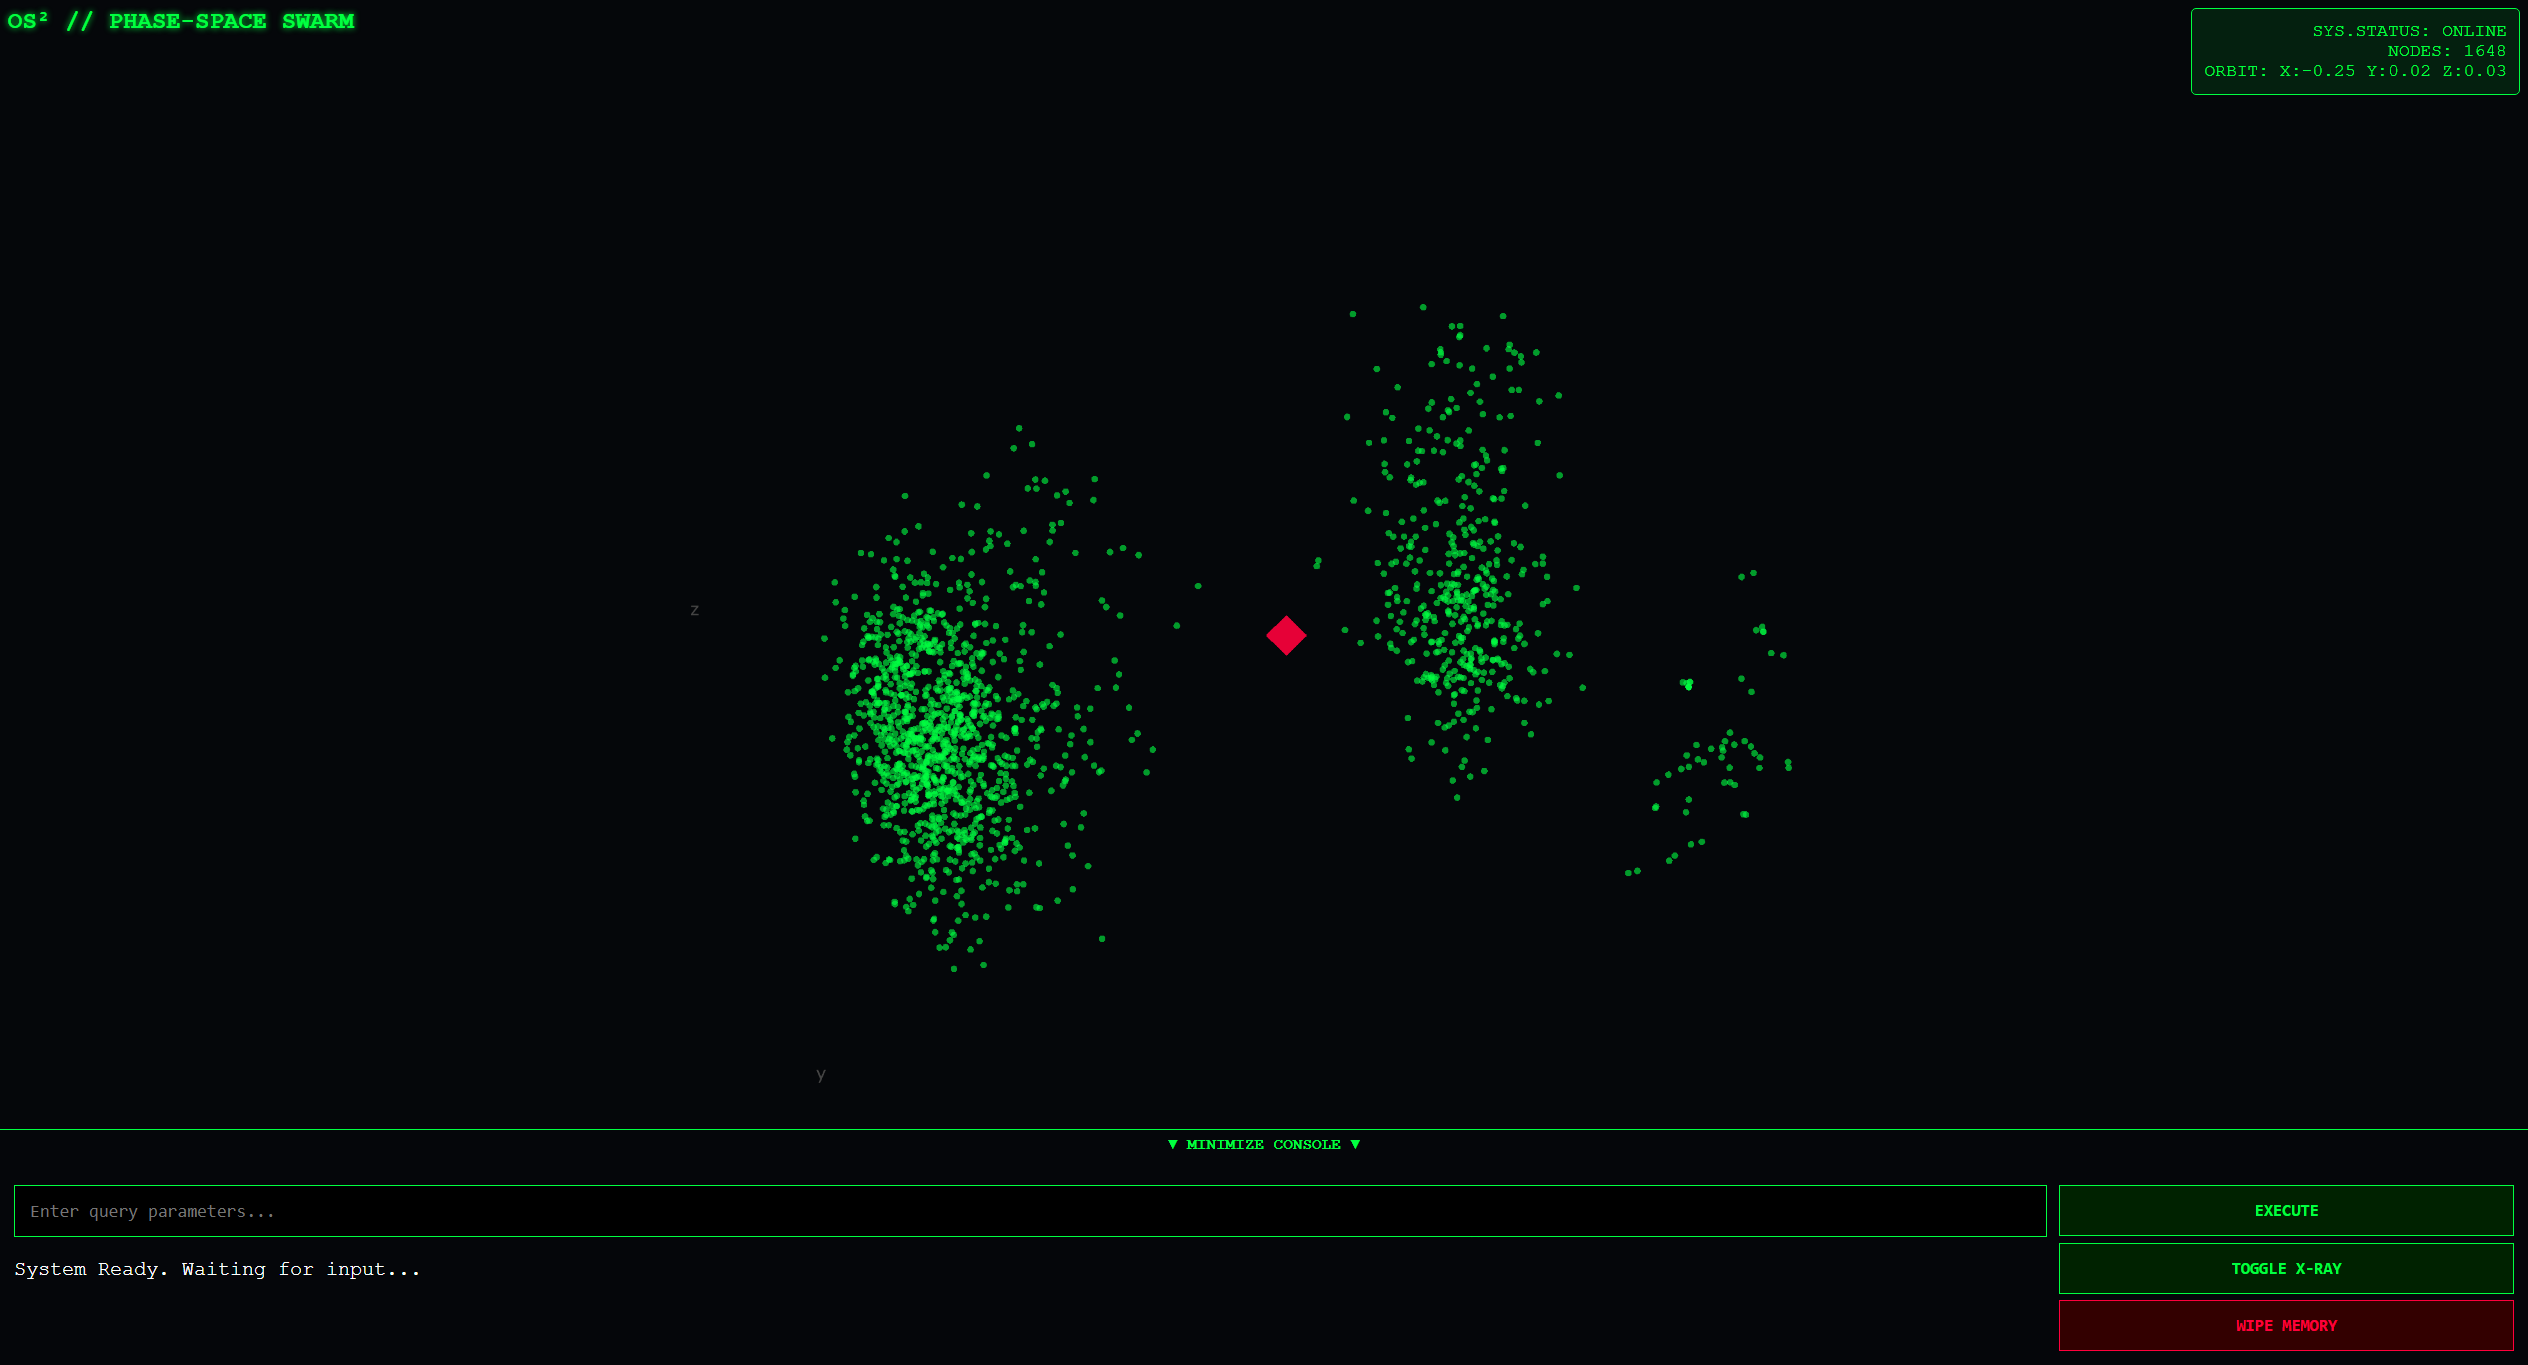

The script that drew this image:
import numpy as np
from fastapi import FastAPI
from fastapi.responses import HTMLResponse
from fastapi.middleware.cors import CORSMiddleware
from sklearn.decomposition import PCA
from src.os2_wrapper import PhaseSpaceMemoryNode
from pydantic import BaseModel
import ollama
import logging
import torch
import torch.nn.functional as F

# Suppress FastAPI access logs
logging.getLogger("uvicorn.access").setLevel(logging.WARNING)

app = FastAPI()
app.add_middleware(
    CORSMiddleware,
    allow_origins=["*"],
    allow_credentials=True,
    allow_methods=["*"],
    allow_headers=["*"],
)

# Load your Enterprise Brain
memory = PhaseSpaceMemoryNode()
memory.load_brain("global_swarm_brain.pth")

pca = PCA(n_components=3)
LATEST_QUERY_VECTOR = None

@app.get("/", response_class=HTMLResponse)
async def get_dashboard():
    return """
    <html>
        <head>
            <title>OS² Enterprise Console</title>
            <script src="https://cdnjs.cloudflare.com/ajax/libs/plotly.js/2.35.3/plotly.min.js"></script>
            <style>
                body { margin: 0; background: #05070a; color: #00ff41; font-family: 'Courier New', monospace; overflow: hidden; }
                #chart { width: 100vw; height: 100vh; position: absolute; z-index: 0; }
                
                .hud-top-left { position: absolute; top: 15px; left: 15px; z-index: 10; font-size: 1.2em; font-weight: bold; text-shadow: 0 0 5px #00ff41; }
                .hud-top-right { position: absolute; top: 15px; right: 15px; z-index: 10; text-align: right; font-size: 0.9em; background: rgba(0,255,65,0.1); padding: 10px; border: 1px solid #00ff41; border-radius: 4px;}
                
                /* Upgraded UI Container */
                .ui-wrapper { position: absolute; bottom: 0; width: 100%; z-index: 10; display: flex; flex-direction: column; }
                .ui-minimize-bar { background: rgba(5, 7, 10, 0.9); border-top: 1px solid #00ff41; text-align: center; padding: 5px; cursor: pointer; font-size: 0.8em; font-weight: bold; transition: background 0.2s; }
                .ui-minimize-bar:hover { background: #002200; color: #fff; }
                
                .ui-bottom { background: rgba(5, 7, 10, 0.9); padding: 20px; box-sizing: border-box; display: flex; gap: 10px; align-items: flex-start; transition: all 0.3s ease; }
                .ui-hidden { display: none !important; }
                
                .search-container { flex-grow: 1; }
                input[type="text"] { background: #000; color: #00ff41; border: 1px solid #00ff41; padding: 12px; width: 100%; font-family: monospace; font-size: 1.1em; box-sizing: border-box; outline: none; }
                input[type="text"]:focus { box-shadow: 0 0 10px #00ff41; }
                
                button { background: #002200; color: #00ff41; border: 1px solid #00ff41; padding: 12px 20px; cursor: pointer; font-family: monospace; font-weight: bold; transition: all 0.2s; margin-bottom: 5px; width: 100%;}
                button:hover { background: #00ff41; color: #000; }
                .btn-danger { background: #330000; color: #ff003c; border-color: #ff003c; }
                .btn-danger:hover { background: #ff003c; color: #fff; box-shadow: 0 0 15px #ff003c; }

                #output { margin-top: 15px; font-size: 1em; color: #fff; line-height: 1.4; white-space: pre-wrap; }
                #xray-panel { display: none; margin-top: 15px; padding: 10px; background: rgba(255, 255, 255, 0.05); border: 1px dashed #aaa; color: #aaa; font-size: 0.85em; max-height: 200px; overflow-y: auto; white-space: pre-wrap; }
                .source-tag { color: #ffaa00; font-weight: bold; }
            </style>
        </head>
        <body>
            <div id="chart"></div>
            
            <div class="hud-top-left">OS² // PHASE-SPACE SWARM</div>
            <div class="hud-top-right" id="telemetry">
                <div>SYS.STATUS: <span id="status-text">ONLINE</span></div>
                <div>NODES: <span id="node-count">0</span></div>
                <div>ORBIT: <span id="orbit-coords">X:0.0 Y:0.0 Z:0.0</span></div>
            </div>

            <div class="ui-wrapper">
                <div class="ui-minimize-bar" onclick="toggleUI()" id="ui-toggle-btn">▼ MINIMIZE CONSOLE ▼</div>
                <div class="ui-bottom" id="ui-panel">
                    <div class="search-container">
                        <input type="text" id="query" placeholder="Enter query parameters...">
                        <div id="output">System Ready. Waiting for input...</div>
                        <div id="xray-panel"></div>
                    </div>
                    <div style="min-width: 180px;">
                        <button onclick="search()">EXECUTE</button>
                        <button onclick="toggleXray()">TOGGLE X-RAY</button>
                        <button class="btn-danger" onclick="wipeMemory()">WIPE MEMORY</button>
                    </div>
                </div>
            </div>

            <script>
                var isLoading = false;
                var mapInitialized = false;
                
                function toggleUI() {
                    var panel = document.getElementById('ui-panel');
                    var btn = document.getElementById('ui-toggle-btn');
                    if (panel.classList.contains('ui-hidden')) {
                        panel.classList.remove('ui-hidden');
                        btn.innerText = '▼ MINIMIZE CONSOLE ▼';
                    } else {
                        panel.classList.add('ui-hidden');
                        btn.innerText = '▲ EXPAND CONSOLE ▲';
                    }
                }

                function updateMap() {
                    fetch('/points')
                        .then(res => res.json())
                        .then(d => {
                            if (!d.x || d.x.length === 0) {
                                Plotly.react('chart', [], { scene: { bgcolor: '#05070a' }, paper_bgcolor: '#05070a' });
                                document.getElementById('node-count').innerText = "0";
                                return;
                            }
                            
                            document.getElementById('node-count').innerText = d.total_nodes;
                            document.getElementById('orbit-coords').innerText = `X:${d.ox.toFixed(2)} Y:${d.oy.toFixed(2)} Z:${d.oz.toFixed(2)}`;

                            var trace1 = { x: d.x, y: d.y, z: d.z, text: d.labels, mode: 'markers', type: 'scatter3d', hoverinfo: 'none', marker: {size: 3, color: '#00ff41', opacity: 0.6} };
                            var orbit = { x: [d.ox], y: [d.oy], z: [d.oz], mode: 'markers', type: 'scatter3d', name: 'Center of Gravity', marker: {size: 12, color: '#ff003c', symbol: 'diamond', opacity: 0.9} };
                            
                            Plotly.react('chart', [trace1, orbit], { 
                                uirevision: 'true',
                                scene: { 
                                    bgcolor: '#05070a', 
                                    xaxis: {showgrid: false, zeroline: false, showticklabels: false},
                                    yaxis: {showgrid: false, zeroline: false, showticklabels: false},
                                    zaxis: {showgrid: false, zeroline: false, showticklabels: false}
                                }, 
                                paper_bgcolor: '#05070a', margin: {l:0,r:0,t:0,b:0}, showlegend: false 
                            });

                            // The Star Inspector Feature
                            if (!mapInitialized) {
                                document.getElementById('chart').on('plotly_click', function(data){
                                    if(data.points.length > 0 && data.points[0].text) {
                                        var text = data.points[0].text;
                                        var xray = document.getElementById('xray-panel');
                                        xray.innerHTML = "<span style='color:#00ff41;'><b>[STAR INSPECTOR]</b></span>\\n" + text;
                                        xray.style.display = 'block';
                                        
                                        // Auto-expand UI if it was hidden
                                        var panel = document.getElementById('ui-panel');
                                        if (panel.classList.contains('ui-hidden')) toggleUI();
                                    }
                                });
                                mapInitialized = true;
                            }
                        })
                        .catch(err => console.error('Map Error:', err));
                }
                
                function search() {
                    var queryInput = document.getElementById('query');
                    var q = queryInput.value.trim();
                    if (!q || isLoading) return;
                    
                    isLoading = true;
                    document.getElementById('output').innerHTML = '<span style="color:#ffaa00;">Traversing FAISS Graph & Generating Response...</span>';
                    document.getElementById('status-text').innerText = 'COMPUTING';
                    document.getElementById('status-text').style.color = '#ffaa00';
                    
                    fetch('/search', { method: 'POST', headers: {'Content-Type': 'application/json'}, body: JSON.stringify({text: q}) })
                        .then(res => res.json())
                        .then(d => {
                            document.getElementById('output').innerText = d.answer;
                            
                            var xrayHtml = "<b>RAW RETRIEVED CONTEXT (Cross-Encoder Top-K):</b>\\n\\n";
                            d.context.forEach((chunk, i) => {
                                let highlightedChunk = chunk.replace(/(\\[SOURCE:.*?\\])/g, '<span class="source-tag">$1</span>');
                                xrayHtml += `[Match ${i+1}]\\n${highlightedChunk}\\n\\n`;
                            });
                            document.getElementById('xray-panel').innerHTML = xrayHtml;
                            
                            queryInput.value = '';
                            isLoading = false;
                            document.getElementById('status-text').innerText = 'ONLINE';
                            document.getElementById('status-text').style.color = '#00ff41';
                            updateMap(); 
                        })
                        .catch(err => {
                            document.getElementById('output').innerText = 'System Error: ' + err.message;
                            isLoading = false;
                        });
                }

                function toggleXray() {
                    var panel = document.getElementById('xray-panel');
                    panel.style.display = panel.style.display === 'block' ? 'none' : 'block';
                }

                function wipeMemory() {
                    if(!confirm("WARNING: This will permanently delete the SQLite vault and FAISS graph. Proceed?")) return;
                    
                    fetch('/wipe', { method: 'POST' })
                        .then(res => res.json())
                        .then(d => {
                            document.getElementById('output').innerText = "SYSTEM PURGED: " + d.message;
                            updateMap();
                        });
                }
                
                document.addEventListener('DOMContentLoaded', function() {
                    document.getElementById('query').addEventListener('keypress', function(e) {
                        if (e.key === 'Enter') search();
                    });
                });
                
                setTimeout(updateMap, 500);
                setInterval(updateMap, 10000);
            </script>
        </body>
    </html>
    """

# Create a global cache to stop the map from spinning
MAP_CACHE = {
    "total_nodes": -1,
    "x": [], "y": [], "z": [], "labels": [],
    "pca": None
}

@app.get("/points")
async def get_points():
    try:
        total_nodes = memory.faiss_index.ntotal if memory.faiss_index else 0
        
        # 1. BUILD THE STATIC GALAXY MAP (Only runs if the database size changes)
        if total_nodes > 2 and total_nodes != MAP_CACHE["total_nodes"]:
            sample_size = min(total_nodes, 2000)
            
            memory.cursor.execute(f"SELECT id, text FROM vault ORDER BY RANDOM() LIMIT {sample_size}")
            rows = memory.cursor.fetchall()
            
            vectors = []
            labels = []
            for row in rows:
                idx, text = row
                try:
                    vec = memory.faiss_index.reconstruct(idx)
                    vectors.append(vec)
                    labels.append(text[:80] + "...")
                except:
                    continue

            if len(vectors) > 2:
                combined = np.array(vectors)
                pca = PCA(n_components=3)
                low_dim = pca.fit_transform(combined)
                
                # Save the fixed math to the cache
                MAP_CACHE["pca"] = pca
                MAP_CACHE["x"] = [float(v) for v in low_dim[:, 0]]
                MAP_CACHE["y"] = [float(v) for v in low_dim[:, 1]]
                MAP_CACHE["z"] = [float(v) for v in low_dim[:, 2]]
                MAP_CACHE["labels"] = labels
                MAP_CACHE["total_nodes"] = total_nodes

        # 2. PLACE THE RED DIAMOND (Using the instantaneous search vector!)
        if LATEST_QUERY_VECTOR is not None and MAP_CACHE["pca"] is not None:
            # Map the exact location where the FAISS engine just struck
            query_3d = MAP_CACHE["pca"].transform(LATEST_QUERY_VECTOR)
            ox, oy, oz = float(query_3d[0, 0]), float(query_3d[0, 1]), float(query_3d[0, 2])
        else:
            # If no search has happened yet, put it at 0,0,0
            ox, oy, oz = 0.0, 0.0, 0.0

        return {
            "x": MAP_CACHE["x"], "y": MAP_CACHE["y"], "z": MAP_CACHE["z"],
            "labels": MAP_CACHE["labels"],
            "ox": ox, "oy": oy, "oz": oz,
            "total_nodes": total_nodes
        }
    except Exception as e:
        print(f"Error in /points: {e}")
        return {"x": [], "y": [], "z": [], "labels": [], "ox": 0, "oy": 0, "oz": 0, "total_nodes": 0}
        
class Query(BaseModel): text: str

@app.post("/search")
async def search(q: Query):
    global LATEST_QUERY_VECTOR
    try:
        # INTERCEPT THE EXACT MATH OF THE INSTANTANEOUS SEARCH
        objective_vector = torch.tensor(memory.embedder.encode(q.text)).unsqueeze(0)
        LATEST_QUERY_VECTOR = F.normalize(objective_vector, p=2, dim=1).numpy()
        
        # Recall from Swarm
        resonant_context = memory.recall(q.text, top_k=3)
        context_string = "\n---\n".join(resonant_context)
        
        system_prompt = """You are a strictly constrained data-extraction AI. You have NO external knowledge. You are completely blind to the outside world, coding, pop culture, and general trivia.
        Your ONLY job is to answer the user's question using EXCLUSIVELY the provided DOCUMENT CHUNKS.
        
        CRITICAL RULES:
        1. If the exact answer is not explicitly found in the chunks, you MUST reply with exactly: "I do not have data on this subject in my current memory vault."
        2. Every document chunk provided to you begins with a [SOURCE: ...] tag. If you answer the question, you MUST add a "Sources Used:" list at the very end, citing exactly which tags provided the info.
        """
        
        user_prompt = f"DOCUMENT CHUNKS:\n{context_string}\n\nQUESTION: {q.text}"
        
        response = ollama.chat(model='llama3.2', messages=[
            {'role': 'system', 'content': system_prompt},
            {'role': 'user', 'content': user_prompt}
        ])
        
        return {
            "answer": response['message']['content'],
            "context": resonant_context
        }
    except Exception as e:
        return {"answer": f"Error: {str(e)}", "context": []}

@app.post("/wipe")
async def wipe_brain():
    global MAP_CACHE, LATEST_QUERY_VECTOR
    try:
        memory.wipe_memory()
        
        # THE FIX: Purge the global cache so the map instantly goes blank
        MAP_CACHE = {
            "total_nodes": -1,
            "x": [], "y": [], "z": [], "labels": [],
            "pca": None
        }
        LATEST_QUERY_VECTOR = None
        
        return {"status": "success", "message": "Memory wiped and cache purged."}
    except Exception as e:
        return {"status": "error", "message": str(e)}

if __name__ == "__main__":
    import uvicorn
    uvicorn.run(app, host="0.0.0.0", port=8001)
